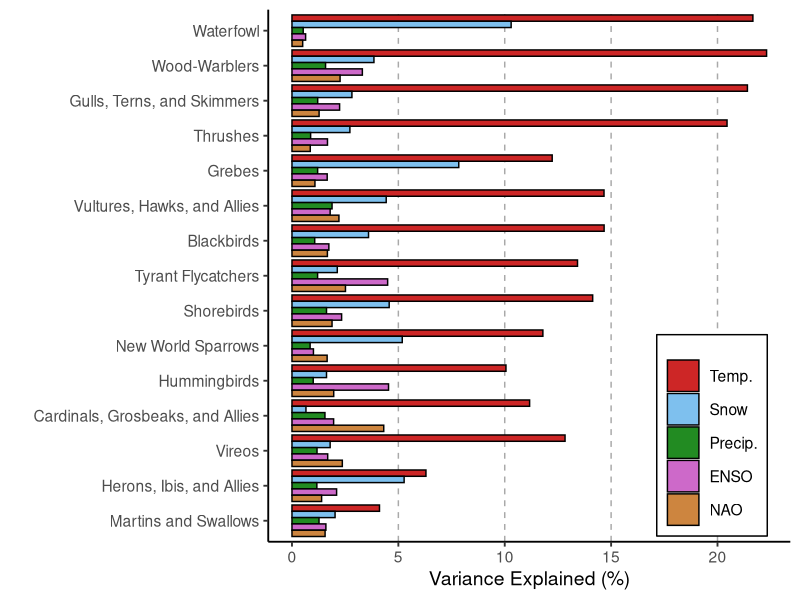

Recreate this plot in R.
library(readr)
library(dplyr)
library(data.table)
library(ggplot2)
library(viridis)
library(RColorBrewer)

var_exp_data <- read_csv("data/output/var_exp/var_exp_sp.csv")

var_exp_by_group <- var_exp_data %>% 
  group_by(Group) %>% 
  summarise(mean_rl_var = mean(rel_var),
            mean_tmin = mean(tmin),
            mean_swe = mean(swe),
            mean_prcp = mean(prcp),
            mean_enso = mean(enso),
            mean_nao = mean(nao),
            mean_exp = mean(total_exp),
            unexp_var = (1-mean(total_exp)),
            count = n()) %>% 
  filter(count >= 5) %>% arrange(mean_exp)

var_exp_by_group$Group[which(var_exp_by_group$Group == "Tyrant Flycatchers: Pewees, Kingbirds, and Allies")] <- "Tyrant Flycatchers" 
rs_var_exp <- reshape2::melt(var_exp_by_group[,c(1,3:7)],value.name = "var_exp")
rs_var_exp$var_exp <- rs_var_exp$var_exp * 100
rs_var_exp$variable_grouped <- factor(rs_var_exp$variable, levels = rev(c("mean_tmin","mean_swe","mean_prcp","mean_enso","mean_nao")))
rs_var_exp$group_grouped <- factor(rs_var_exp$Group, levels = (unique(rs_var_exp$Group)))

# Stacked
ggplot(rs_var_exp, aes(fill=variable_grouped, y=group_grouped, x=var_exp)) + 
  geom_vline(xintercept = 5,lty=2,col="darkgrey") +
  geom_vline(xintercept = 10,lty=2,col="darkgrey") +
  geom_vline(xintercept = 15,lty=2,col="darkgrey") +
  geom_vline(xintercept = 20,lty=2,col="darkgrey") +
  geom_bar(position="dodge", stat="identity",color="black") +
  scale_fill_manual(labels = rev(c("Temp.", "Snow","Precip.","ENSO","NAO")),
                    values=rev(c("firebrick3", "skyblue2", "forestgreen","orchid3","tan3"))) +
  guides(fill = guide_legend(title=element_blank(),reverse = TRUE)) +
  theme_classic(base_size = 14) +
  theme(axis.title.x = element_text(color = "black"),
        axis.title.y = element_text(color = "black"),
        legend.position = c(0.85, 0.2),
        legend.key.size = unit(.85, 'cm'),
        legend.background = element_rect(fill="white",
        size=0.5, linetype="solid", colour ="black")) +
  labs(x=("Variance Explained (%)"),y=(""))

